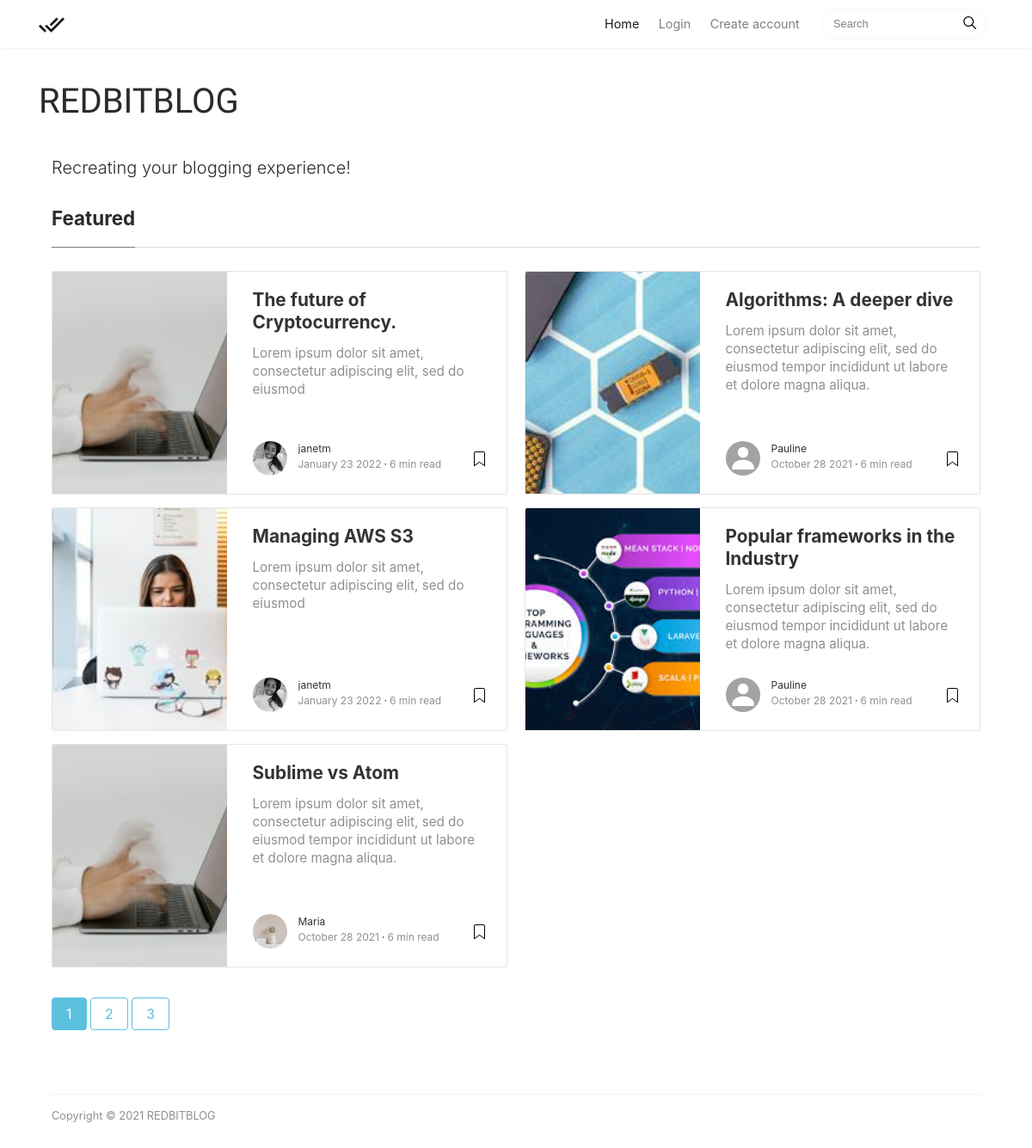
The page / on the database its author committed.
### blog/models.py (models this page shows, shortened)
class Post(models.Model):
    title = models.CharField(max_length=100)
    picture = models.ImageField(
        default='default-img.jpg', upload_to='profile_pics')
    overview = models.CharField(max_length=100, null=True)
    content = models.TextField()
    date = models.DateTimeField(default=timezone.now)
    author = models.ForeignKey(
        User, on_delete=models.CASCADE)

### users/models.py (models this page shows, shortened)
class Profile(models.Model):
    user = models.OneToOneField(User, on_delete=models.CASCADE)
    image = models.ImageField(default='default.jpg', upload_to='profile_pics')

### blog/views.py (the view)
# urls.py: path('', blog_views.PostListView.as_view(), name='blog-home'),
class PostListView(ListView):
    model = Post
    template_name = 'blog/home.html'  # <app>/<model>_<viewtype>.html
    context_object_name = 'posts'
    ordering = ['-date']
    paginate_by = 5

### blog/templates/blog/home.html (shortened to what this page needs)
{%extends 'blog/base.html'%}
{%block content%}
    <div class="container">
        <div class="mainheading">
            <p class="lead">
                Recreating your blogging experience!
            </p>
        </div>
<section class="featured-posts">
    <div class="section-title">
        <h2><span>Featured</span></h2>
    </div>
    <div class="card-columns listfeaturedtag">
        {%for post in posts%}
        <div class="card">
            <div class="row">
                <div class="col-md-5 wrapthumbnail">
                    <a href="{%url 'post-detail' post.id%}">
                        <div class="thumbnail" style="background-image:url({{post.picture.url}});">
                        </div>
                    </a>
                </div>
                <div class="col-md-7">
                    <div class="card-block">
                        <h2 class="card-title"><a href="{%url 'post-detail' post.id%}">{{post.title}}</a></h2>
                        <h4 class="card-text">{{post.content}}</h4>
                        <div class="metafooter">
                            <div class="wrapfooter">
                                <span class="meta-footer-thumb">
                                    <a href="{%url 'user-posts' post.author.username%}"><img class="author-thumb"
                                            src="{{post.author.profile.image.url}}"
                                            alt="{{post.author}}"></a>
                                </span>
                                <span class="author-meta">
                                    <span class="post-name"><a href="{%url 'user-posts' post.author.username%}">{{post.author}}</a></span><br />
                                    <span class="post-date">{{post.date|date:'F d Y'}}</span><span class="dot"></span><span
                                        class="post-read">6 min read</span>
                                </span>
                                <span class="post-read-more"><a href="{%url 'user-posts' post.author.username%}" title="Read Story"></a></span>
                            </div>
                        </div>
                    </div>
                </div>
            </div>
        </div>
        {%endfor%}
    </div>
</section>
    {% if is_paginated %}
        {% for num in page_obj.paginator.page_range %}
            {% if page_obj.number == num %}
                <a class="btn btn-info mb-4" href="?page={{ num }}">{{ num }}</a>
                {%elif num > page_obj.number|add:'-3' and num < page_obj.number|add:'3'%} <a class="btn btn-outline-info mb-4"
                    href="?page={{ num }}">{{ num }}</a>
            {%endif%}
        {%endfor%}
    {%endif%}
{%endblock content%}

### blog/static/blog/mediumish.css (style rules this page uses)
body { padding-top:5rem; }
.mainheading { padding:1rem 0rem; }
a { color:#00ab6b; }
a,a:hover { transition:all 0.2s; }
section { margin-bottom:20px; }
.section-title h2 { border-bottom:1px solid rgba(0,0,0,.15); margin-bottom:25px; font-weight:700; font-size:1.4rem; margin-bottom:27px; }
.section-title span { border-bottom:1px solid rgba(0,0,0,.44); display:inline-block; padding-bottom:20px; margin-bottom:-1px; }
@media (min-width:576px) { .card-columns.listfeaturedtag { -webkit-column-count:2; -moz-column-count:2; column-count:2; } }
.card-columns .card { margin-bottom:20px; }
.listfeaturedtag .wrapthumbnail { height:258px; flex:0 0 auto; }
.listfeaturedtag .card { border:1px solid rgba(0,0,0,.1); border-radius:2px; height:260px; padding-left:0; margin-bottom:15px; }
.listfeaturedtag .thumbnail { background-size:cover; height:100%; display:block; background-position:38% 22% !important; background-origin:border-box!important; border-top-left-radius:2px; }
.listfeaturedtag .card-block { padding-left:0; }
.listfeaturedtag h2.card-title,.listrecent h2.card-title { font-size:1.3rem; font-weight:700; line-height: 1.25; }
.listfeaturedtag h2.card-title a,.listrecent h2.card-title a { color:rgba(0,0,0,.8); }
.listfeaturedtag h4.card-text,.listrecent h4.card-text { color:rgba(0,0,0,.44); font-size:0.95rem; line-height:1.4; font-weight:400; }
.listfeaturedtag .wrapfooter { position:absolute; bottom:20px; font-size:12px; display:block; width:85%; }
.author-thumb { width:40px; height:40px; float:left; margin-right:13px; border-radius:100%; }
.author-meta { flex:1 1 auto; white-space:nowrap!important; text-overflow:ellipsis!important; overflow:hidden!important; }
span.post-name,span.post-date,span.author-meta { display:inline-block; }
span.post-date,span.post-read { color:rgba(0,0,0,.44); }
span.post-read-more { align-items:center; display:inline-block; float:right; margin-top:8px; }
span.post-read-more a { color:rgba(0,0,0,.44); }
span.post-name a,span.post-read-more a:hover { color:rgba(0,0,0,.8); }
.dot:after { content:"·"; margin-left:3px; margin-right:3px; }
.card { border-radius:4px; }

### rows shown on the page
Post: picture (picture), title "The future of Cryptocurrency.", content "Lorem ipsum dolor sit amet, consectetur adipiscing elit, sed do eiusmod", author.profile.image (picture), author "janetm", date "January 23 2022"
Post: picture (picture), title "Managing AWS S3", content "Lorem ipsum dolor sit amet, consectetur adipiscing elit, sed do eiusmod", author.profile.image (picture), author "janetm", date "January 23 2022"
Post: picture (picture), title "Sublime vs Atom", content "Lorem ipsum dolor sit amet, consectetur adipiscing elit, sed do eiusmod tempor incididunt ut labore et dolore magna aliqua.", author.profile.image (picture), author "Maria", date "October 28 2021"
Post: picture (picture), title "Algorithms: A deeper dive", content "Lorem ipsum dolor sit amet, consectetur adipiscing elit, sed do eiusmod tempor incididunt ut labore et dolore magna aliqua.", author.profile.image (placeholder picture), author "Pauline", date "October 28 2021"
Post: picture (picture), title "Popular frameworks in the Industry", content "Lorem ipsum dolor sit amet, consectetur adipiscing elit, sed do eiusmod tempor incididunt ut labore et dolore magna aliqua.", author.profile.image (placeholder picture), author "Pauline", date "October 28 2021"

### other values the page prints
{{ num }} "1"
{{ num }} "2" "3"
